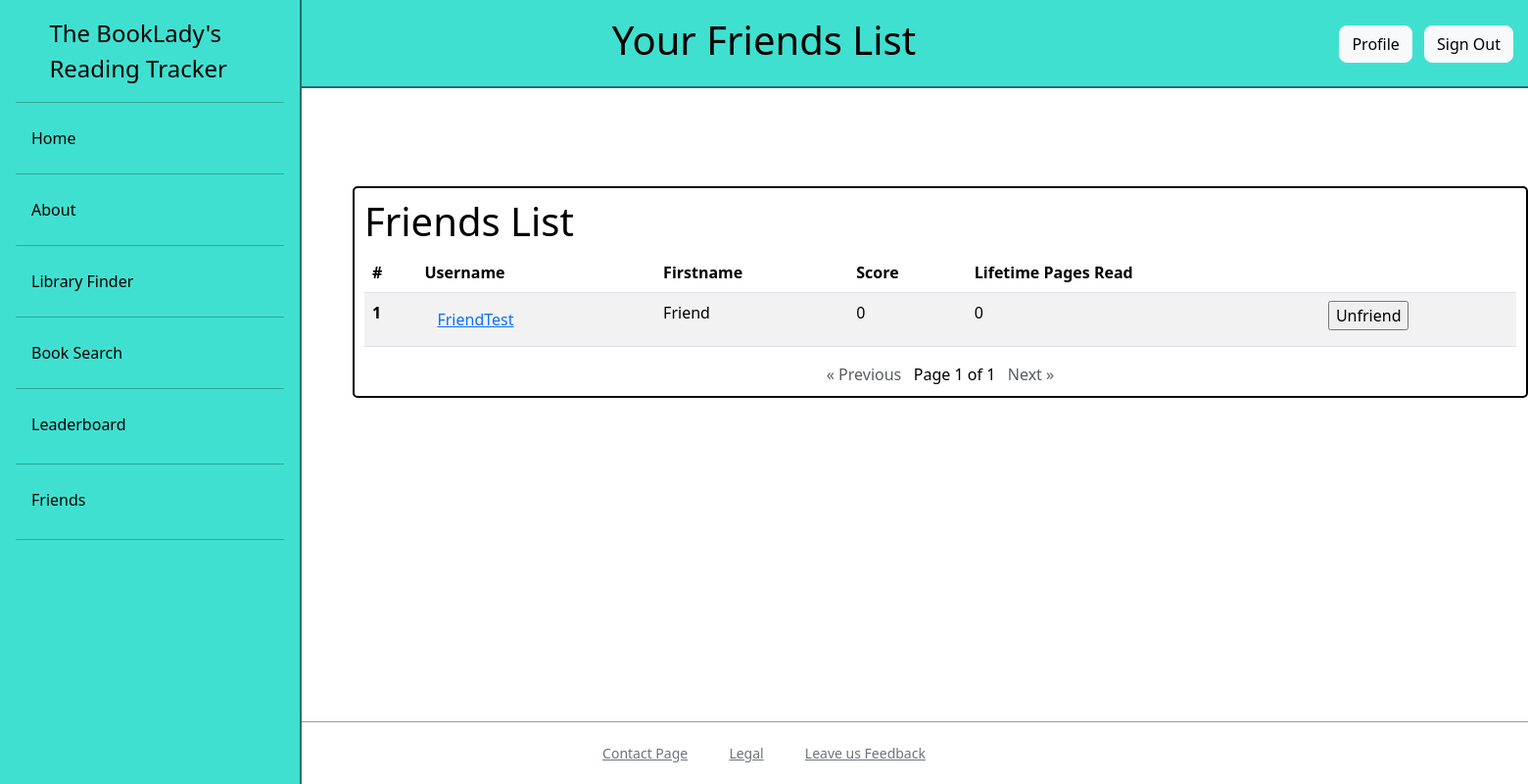
Screenshot of /friends-list/ (signed in) with the database file from the repository.
### general/models.py (models this page shows, shortened)
class CustomUser(AbstractUser):  # Extend django User model https://docs.djangoproject.com/en/5.0/topics/auth/default/
    objects = CustomUserManager()
    score = models.PositiveIntegerField(default = 0) #Assumes score should never go under 0
    lifetime_pages_read = models.IntegerField(default = 0)
    lifetime_books_read = models.IntegerField(default = 0)
    friend_code = models.IntegerField(default = generate_unique_code, unique = True)
    friends_list = models.ManyToManyField("self", through="FriendsList", blank=True)
    badges=models.ManyToManyField(Badge, blank=True)
    last_login = models.DateTimeField(null=True, blank=True)
    def is_mutual_friend(self,friend: 'CustomUser'):
        return self.friends_list.contains(friend) and friend.friends_list.contains(self)

### general/views.py (the view)
# urls.py: path('friends-list/', views.FriendsListPage,name='friends_list_page'),
@login_required
def FriendsListPage(request :HttpRequest):
    if not request.user.is_authenticated:
        return redirect('home')
    user :CustomUser = request.user
    friend_objects = user.friends_list.all().order_by("username")
    paginator = Paginator(friend_objects,10)
    page_num = request.GET.get('page')
    page_obj = paginator.get_page(page_num)
    obj_mutual = {}
    i = 0
    for friend_obj in page_obj:
        obj_mutual[friend_obj] = user.is_mutual_friend(friend_obj)
        i+=1
    context= {
        "page_obj": page_obj,
        "obj_mutual": obj_mutual
    }
    return render(request, 'general/friendsListPage.html', context)

### general/templates/general/friendsListPage.html (shortened to what this page needs)
{% extends 'base.html' %}
    {% block page_title %}Your Friends List{% endblock %}
    {% block content %}
        <div class="tables container">
            <h1>Friends List</h1>
            <table class="table table-striped">
                <thead>
                    <tr>
                        <th scope="col">#</th>
                        <th scope="col">Username</th>
                        <th scope="col">Firstname</th>
                        <th scope="col">Score</th>
                        <th scope="col">Lifetime Pages Read</th>
                        <th scope="col">       </th>
                    </tr>
                </thead>
                <tbody>
                    {% for user, mutual in obj_mutual.items %}
                    <tr id="{{ user.id }}">
                        <th scope="row">{{ forloop.counter0|add:page_obj.start_index }}</th>
                        <td>
                            <a href="{% url 'friend_profile' user.username %}" class="btn btn-link">
                                {{ user.username }}
                        </td>
                        {% if mutual %}
                        <td>{{ user.first_name }}</td>
                        <td>{{ user.score }}</td>
                        <td>{{ user.lifetime_pages_read}}</td>
                        <td>
                            <form action="{% url 'remove_friend' %}" method="post">
                                <input type="submit" value="Unfriend">
                            </form>
                        </td>
                        {% else %}
                        <td class="text-muted">Pending - User must add you as friend</td>
                        {% endif %}
                    </tr>
                    {% endfor %}
                </tbody>
            </table>
            {% include 'page_navigator.html'%}
        </div>
    {% endblock %}

### rows the page displays
CustomUser: username "FriendTest", first_name "Friend", score "0", lifetime_pages_read "0"

### other values shown
{{ page_obj.number }} "1"
{{ page_obj.paginator.num_pages }} "1"
